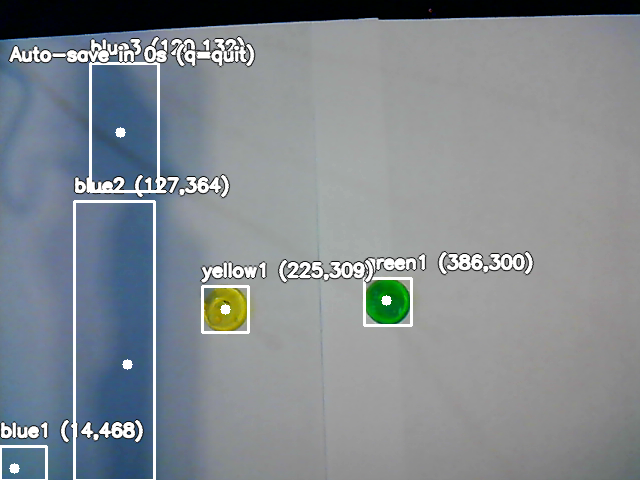
#> input picture captures/capture_scene.png, 640 x 480 px
$ python -i Camera_Capture_Tools.py   (imports and definitions only)
#> lines starting #> are read from the running program, lines starting #| are printed output that depends on the picture; after the words box and inside, x2 and y2 are one past the last pixel; in counts of white or black regions, pixels touching at a corner belong together
#> further down, picture is the input picture: shape (480, 640, 3); mean B, G, R 143.8, 138.1, 130.9
import cv2
import time
import os
import json
import numpy as np
from collections import defaultdict
from google.genai import types
from config import camera_index, capture_wait_time

# ---------------------------------------------------------
# Helper: draw outlined text
# ---------------------------------------------------------
def put_text(img, text, org, scale=0.6, thickness=2):
    cv2.putText(img, text, org, cv2.FONT_HERSHEY_SIMPLEX,
                scale, (0, 0, 0), thickness + 2, cv2.LINE_AA)
    cv2.putText(img, text, org, cv2.FONT_HERSHEY_SIMPLEX,
                scale, (255, 255, 255), thickness, cv2.LINE_AA)

# ---------------------------------------------------------
# Helper: detect colored blocks and annotate frame
# ---------------------------------------------------------
def detect_and_annotate_blocks(frame, area_threshold=500):
#> called with area_threshold = 500
    hsv = cv2.cvtColor(frame, cv2.COLOR_BGR2HSV)
#> hsv: shape (480, 640, 3); mean H, S, V 61, 39.7, 145.4

    color_ranges = {
        "blue":   [(np.array([100, 120, 50]), np.array([130, 255, 255]))],
        "green":  [(np.array([40,  70, 50]), np.array([ 80, 255, 255]))],
        "yellow":[(np.array([20, 120, 80]), np.array([ 35, 255, 255]))],
        "red":   [
            (np.array([  0, 120, 80]), np.array([ 10, 255, 255])),
            (np.array([160, 120, 80]), np.array([179, 255, 255]))
        ],
    }

    detected_blocks = []
    color_counts = defaultdict(int)  # e.g., blue1, blue2, red1, ...

    for color_name, ranges in color_ranges.items():
        mask_total = None
        for lower, upper in ranges:
            mask = cv2.inRange(hsv, lower, upper)
            mask_total = mask if mask_total is None else cv2.bitwise_or(mask_total, mask)

        kernel = np.ones((5, 5), np.uint8)
        mask_total = cv2.morphologyEx(mask_total, cv2.MORPH_OPEN, kernel)
        mask_total = cv2.morphologyEx(mask_total, cv2.MORPH_CLOSE, kernel)

        contours, _ = cv2.findContours(mask_total, cv2.RETR_EXTERNAL, cv2.CHAIN_APPROX_SIMPLE)

        for cnt in contours:
            area = cv2.contourArea(cnt)
            if area < area_threshold:
                continue

            x, y, w, h = cv2.boundingRect(cnt)
            cv2.rectangle(frame, (x, y), (x + w, y + h), (255, 255, 255), 2)

            M = cv2.moments(cnt)
            if M["m00"] == 0:
                continue

            cx = int(M["m10"] / M["m00"])
            cy = int(M["m01"] / M["m00"])
            cv2.circle(frame, (cx, cy), 5, (255, 255, 255), -1)

            # color_no style labels: red1, blue2, green1, etc.
            color_counts[color_name] += 1
            label_name = f"{color_name}{color_counts[color_name]}"

            put_text(frame, f"{label_name} ({cx},{cy})", (x, y - 10))
            detected_blocks.append((label_name, (cx, cy)))
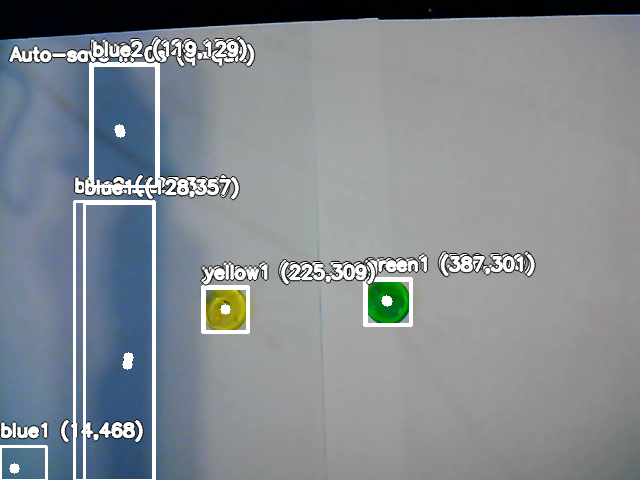
#> frame: shape (480, 640, 3); 3.73% of pixels changed, all inside (x1, y1, x2, y2) = (83, 37, 537, 479)
#> mask_total: shape (480, 640); every value is 0
#> after the loop, color_counts = {'blue': 2, 'green': 1, 'yellow': 1}; detected_blocks = [('blue1', (128, 357)), ('blue2', (119, 129)), ('green1', (387, 301)), ('yellow1', (225, 309))]

    return detected_blocks

# ---------------------------------------------------------
# MAIN TOOL FUNCTION
# ---------------------------------------------------------
# [114 lines left out: function capture_scene_with_detection, not called in this run]

# ---------------------------------------------------------
# SCHEMA FOR LLM TOOL CALLING
# ---------------------------------------------------------
schema_capture_scene_with_detection = types.FunctionDeclaration(
    name="capture_scene_with_detection",
    description=(
        "Opens the camera, detects blue/green/yellow/red blocks on a black "
        "background, annotates them with labels like 'red1', 'blue2', etc., "
        "shows a countdown, saves one annotated frame and a JSON file with "
        "pixel positions, and returns the file paths and detected blocks."
    ),
    parameters=types.Schema(
        type=types.Type.OBJECT,
        properties={
            "cam_index": types.Schema(
                type=types.Type.INTEGER,
                description="Camera index to open (e.g., 0, 1, 2, 4).",
            ),
            "width": types.Schema(
                type=types.Type.INTEGER,
                description="Capture width in pixels. Default 640.",
            ),
            "height": types.Schema(
                type=types.Type.INTEGER,
                description="Capture height in pixels. Default 480.",
            ),
            "save_dir": types.Schema(
                type=types.Type.STRING,
                description="Directory where capture_scene.png and capture_scene.json will be saved. Default 'captures'.",
            ),
            "capture_interval_sec": types.Schema(
                type=types.Type.NUMBER,
                description="Seconds to wait before auto-saving the frame once. Default taken from config.capture_wait_time.",
            ),
        },
    ),
)

>>> import cv2
>>> picture = cv2.imread('../captures/capture_scene.png')
>>> result = detect_and_annotate_blocks(picture)
#> result has the same summary as detected_blocks in detect_and_annotate_blocks

$ run again, on captures/scene_depth.png
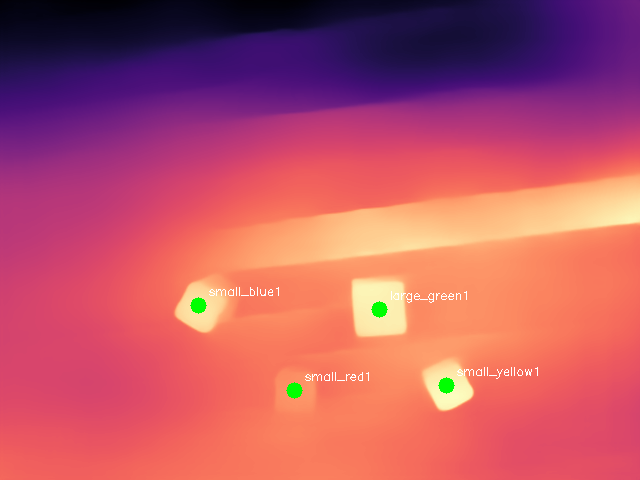
#> input picture captures/scene_depth.png, 640 x 480 px
#> picture is the input picture: shape (480, 640, 3); mean B, G, R 102.5, 85.2, 188.1
#> hsv: shape (480, 640, 3); mean H, S, V 93.7, 169.9, 197.2
#> after the loop in detect_and_annotate_blocks, `for color_name, ranges in color_ranges.items():`:
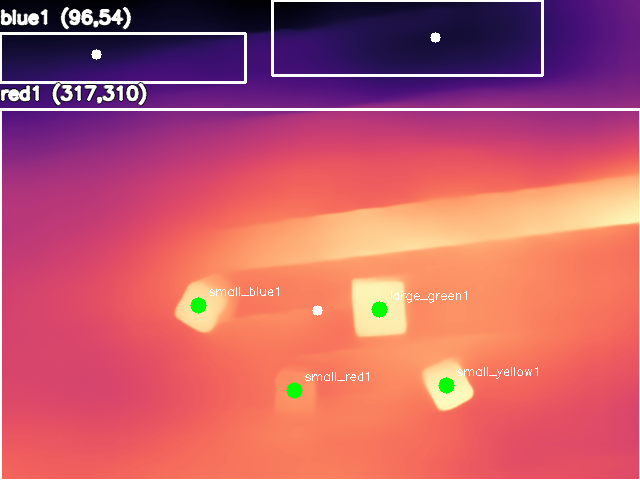
#> frame: shape (480, 640, 3); 3.74% of pixels changed, all inside (x1, y1, x2, y2) = (0, 0, 640, 480)
#> after the loop in detect_and_annotate_blocks, `for color_name, ranges in color_ranges.items():`:
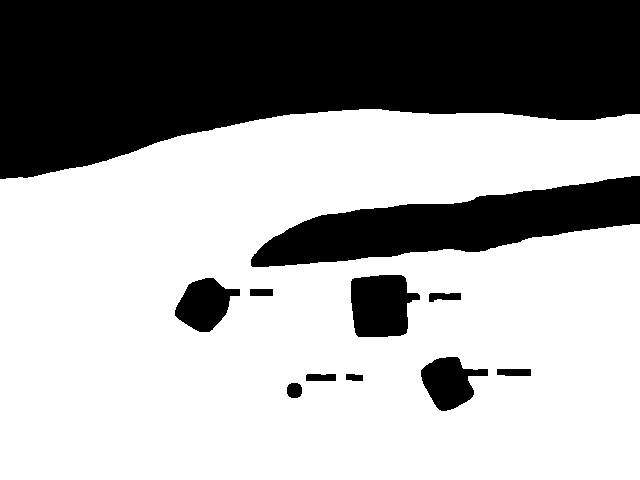
#> mask_total: shape (480, 640); 64.4% white; 11 black regions, largest, box (x1, y1, x2, y2) and area: (0, 0, 640, 179) 82813, (251, 176, 640, 267) 17734, (351, 275, 420, 337) 3387
#> after the loop in detect_and_annotate_blocks, `for color_name, ranges in color_ranges.items():`: color_counts = {'blue': 2, 'red': 1}; detected_blocks = [('blue1', (96, 54)), ('blue2', (435, 37)), ('red1', (317, 310))]
#> result has the same summary as detected_blocks in detect_and_annotate_blocks
